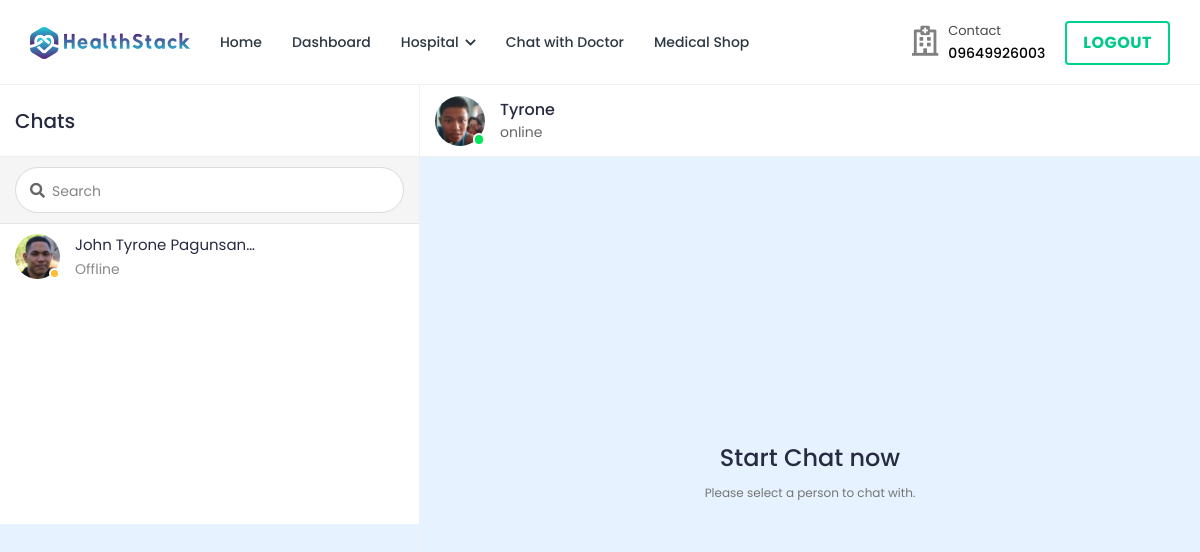
Page /chat/home/25/ (signed in) on the committed database.
### doctor/models.py (models this page shows, shortened)
class Doctor_Information(models.Model):
    DOCTOR_TYPE = (
        ('Cardiologists', 'Cardiologists'),
        ('Neurologists', 'Neurologists'),
        ('Pediatricians', 'Pediatricians'),
        ('Physiatrists', 'Physiatrists'),
        ('Dermatologists', 'Dermatologists'),
    )
    doctor_id = models.AutoField(primary_key=True)
    user = models.OneToOneField(User, on_delete=models.CASCADE, null=True, blank=True, related_name='profile')
    name = models.CharField(max_length=200, null=True, blank=True)
    username = models.CharField(max_length=200, null=True, blank=True)
    gender = models.CharField(max_length=200, null=True, blank=True)
    description = models.TextField(max_length=1000, null=True, blank=True)
    department = models.CharField(max_length=200, choices=DOCTOR_TYPE, null=True, blank=True)
    department_name = models.ForeignKey(hospital_department, on_delete=models.SET_NULL, null=True, blank=True)
    specialization = models.ForeignKey(specialization, on_delete=models.SET_NULL, null=True, blank=True)
    featured_image = models.ImageField(upload_to='doctors/', default='doctors/user-default.png', null=True, blank=True)
    certificate_image = models.ImageField(upload_to='doctors_certificate/', default='doctors_certificate/default.png', null=True, blank=True)
    email = models.EmailField(max_length=200, null=True, blank=True)
    phone_number = models.CharField(max_length=200, null=True, blank=True)
    nid = models.CharField(max_length=200, null=True, blank=True)
    visiting_hour = models.CharField(max_length=200, null=True, blank=True)
    consultation_fee = models.IntegerField(null=True, blank=True)
    report_fee = models.IntegerField(null=True, blank=True)
    dob = models.CharField(max_length=200, null=True, blank=True)
    institute = models.CharField(max_length=200, null=True, blank=True)
    degree = models.CharField(max_length=200, null=True, blank=True)
    completion_year = models.CharField(max_length=200, null=True, blank=True)
    work_place = models.CharField(max_length=200, null=True, blank=True)
    designation = models.CharField(max_length=200, null=True, blank=True)
    start_year = models.CharField(max_length=200, null=True, blank=True)
    end_year = models.CharField(max_length=200, null=True, blank=True)
    register_status =  models.CharField(max_length=200, null=True, blank=True)
    hospital_name = models.ForeignKey(Hospital_Information, on_delete=models.SET_NULL, null=True, blank=True)

### hospital/models.py (models this page shows, shortened)
class Patient(models.Model):
    patient_id = models.AutoField(primary_key=True)
    user = models.OneToOneField(User, on_delete=models.CASCADE, null=True, blank=True, related_name='patient')
    name = models.CharField(max_length=200, null=True, blank=True)
    username = models.CharField(max_length=200, null=True, blank=True)
    age = models.IntegerField(null=True, blank=True)
    email = models.EmailField(max_length=200, null=True, blank=True)
    phone_number = models.IntegerField(null=True, blank=True)
    address = models.CharField(max_length=200, null=True, blank=True)
    featured_image = models.ImageField(upload_to='patients/', default='patients/user-default.png', null=True, blank=True)
    blood_group = models.CharField(max_length=200, null=True, blank=True)
    history = models.CharField(max_length=200, null=True, blank=True)
    dob = models.CharField(max_length=200, null=True, blank=True)
    nid = models.CharField(max_length=200, null=True, blank=True)
    serial_number = models.CharField(max_length=200, null=True, blank=True)
    login_status = models.CharField(max_length=200, null=True, blank=True, default="offline")

### ChatApp/views.py (the view, shortened to what this page needs)
# urls.py: path('', views.home, name='chat-home'),
@csrf_exempt
@login_required(login_url='login')
@cache_control(no_cache=True, must_revalidate=True, no_store=True)
def home(request,pk):
    if request.user.is_patient:
            User = get_user_model()
            users = User.objects.all()
            patients = Patient.objects.get(user_id=pk)
            appointments = Appointment.objects.filter(patient=patients).filter(appointment_status='confirmed')
            doctor= Doctor_Information.objects.filter(appointment__in=appointments).distinct()
            if not doctor.exists():
                doctor = Doctor_Information.objects.exclude(user=request.user).distinct()
            chats = {}
            if request.method == 'GET' and 'u' in request.GET:
                chats = chatMessages.objects.filter(Q(user_from=request.user.id, user_to=request.GET['u']) | Q(user_from=request.GET['u'], user_to=request.user.id))
                chats = chats.order_by('date_created')
                doc = Doctor_Information.objects.get(user_id=request.GET['u'])
                context = {
                "page":"home",
                "users":users,
                "chats":chats,
                "patient":patients,
                "doctor":doctor,
                "doc":doc,
                "app":appointments,
                "chat_id": int(request.GET['u'] if request.method == 'GET' and 'u' in request.GET else 0)
            }
            else:
                context = {
                    "page":"home",
                    "users":users,
                    "chats":chats,
                    "patient":patients,
                    "doctor":doctor,
                    "app":appointments,
                    "chat_id": int(request.GET['u'] if request.method == 'GET' and 'u' in request.GET else 0)
                }
            print(request.GET['u'] if request.method == 'GET' and 'u' in request.GET else 0)
            return render(request,"chat.html",context)

### templates/chat.html (shortened to what this page needs)
{% load static %}
{%load tz%}
<!DOCTYPE html>
<html lang="en">
<head>
		<link rel="stylesheet" href="{% static 'HealthStack-System/css/Normal/bootstrap.min.css' %}">
		<link rel="stylesheet" href="{% static 'HealthStack-System/plugins/Normal/fontawesome/css/fontawesome.min.css' %}">
		<link rel="stylesheet" href="{% static 'HealthStack-System/plugins/Normal/fontawesome/css/all.min.css' %}">
		<link rel="stylesheet" href="{% static 'HealthStack-System/css/Normal/style.css' %}">
		<link rel="stylesheet" href="{% static 'HealthStack-System/plugins/Normal/fancybox/jquery.fancybox.min.css'%}">
	</head>
	<body class="chat-page">
		<div class="main-wrapper">
			<header class="header">{% include 'patient_navbar.html' %}</header>
			<div class="content">
				<div class="container-fluid">
					<div class="row">
						<div class="col-xl-12">
							<div class="chat-window">
								<div class="chat-cont-left">
									<div class="chat-header">
										<span>Chats</span>
									</div>
									<form class="chat-search" method="GET" action = "{% url 'chat-home' pk=user.id %}">
										<div class="input-group">
											<div class="input-group-prepend">
											</div>
											<input type="text" class="form-control" placeholder="Search" name="search">
										</div>
									</form>
									<div class="chat-users-list">
										<div class="chat-scroll">
										{% for d in doctor %}
											<a href="{% url 'chat-home' pk=user.id %}?u={{d.user.id}}" class="media">
												<div class="media-img-wrap">
													{%if d.user.login_status%}
													<div class="avatar avatar-online">
														<img src="{{ d.featured_image.url }}" alt="User Image" class="avatar-img rounded-circle">
													</div>
													{%else%}
													<div class="avatar avatar-away">
														<img src="{{ d.featured_image.url }}" alt="User Image" class="avatar-img rounded-circle">
													</div>
													{%endif%}
												</div>
												<div class="media-body">
													<div>
														<div class="user-name">{{d.name}}</div>
														{%if d.user.login_status%}
														<div class="user-last-chat">Online</div>
														{%else%}
														<div class="user-last-chat">Offline</div>
														{%endif%}
													</div>
												</div>
											</a>
										{% endfor %}
										</div>
									</div>
								</div>
								<div class="chat-cont-right">
									<div class="chat-header">
										<div class="media">
											<div class="media-img-wrap">
												<div class="avatar avatar-online">
													<img src="{{patient.featured_image.url}}" alt="User Image" class="avatar-img rounded-circle">
												</div>
											</div>
											<div class="media-body">
												<div class="user-name">{{patient.name}}</div>
												<div class="user-status">online</div>
											</div>
										</div>
									</div>
									{% if not chat_id > 0 %}
										<div class="d-flex flex-column justify-content-center align-items-center" style="height: 650px;">
											<h3>Start Chat now</h3>
											<p><small class="text-muted">Please select a person to chat with.</small></p>
										</div>
									{% endif %}
								</div>
							</div>
						</div>
					</div>
				</div>
			</div>
	</body>
</html>

### rows in the picture
Doctor_Information: featured_image (picture), name "John Tyrone Pagunsan…", shows "Offline"
Patient: featured_image (picture), name "Tyrone"

### other values in the picture
{{ phone }} "9649926003"
